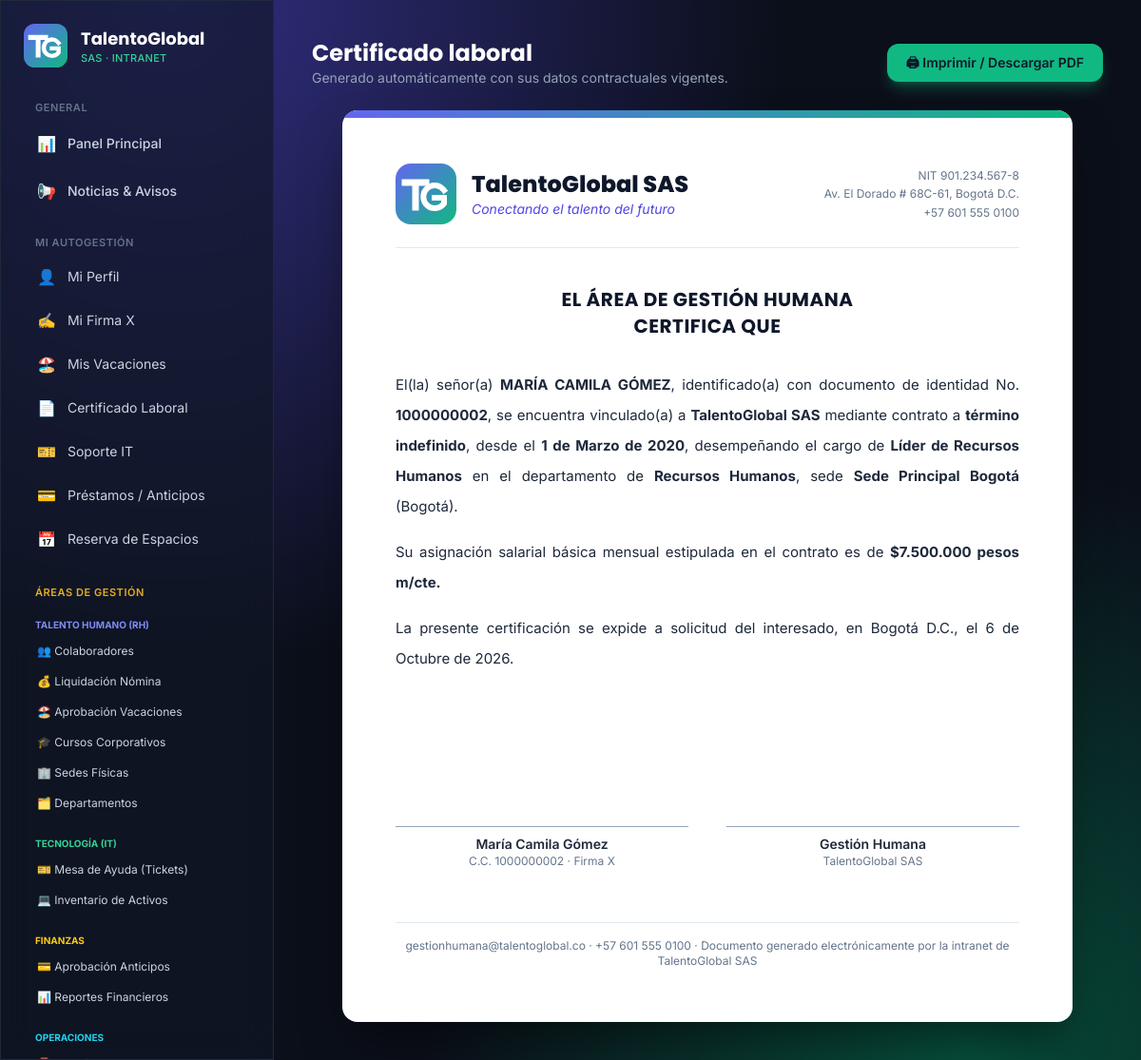
/certificado/2/ (signed in), run on the app's committed database.
### core/models.py (models this page shows, shortened)
class Empleado(models.Model):
    ROL_ADMIN = "ADMIN"
    ROL_RH = "RH"
    ROL_IT = "IT"
    ROL_FINANZAS = "FINANZAS"
    ROL_OPERACIONES = "OPERACIONES"
    ROL_EMPLEADO = "EMPLEADO"
    ROLES = [
        (ROL_ADMIN, "Superadministrador"),
        (ROL_RH, "Líder de Recursos Humanos"),
        (ROL_IT, "Líder de Tecnología (IT)"),
        (ROL_FINANZAS, "Líder Financiero"),
        (ROL_OPERACIONES, "Líder de Operaciones y Logística"),
        (ROL_EMPLEADO, "Colaborador"),
    ]
    CONTRATOS = [
        ("INDEFINIDO", "Término indefinido"),
        ("FIJO", "Término fijo"),
        ("OBRA", "Obra o labor"),
        ("APRENDIZAJE", "Aprendizaje"),
    ]
    user = models.OneToOneField(User, on_delete=models.CASCADE, related_name="empleado")
    documento = models.CharField("Documento de identidad", max_length=20, unique=True)
    cargo = models.CharField(max_length=120)
    salario_base = models.DecimalField(max_digits=12, decimal_places=2)
    fecha_ingreso = models.DateField()
    tipo_contrato = models.CharField(max_length=20, choices=CONTRATOS, default="INDEFINIDO")
    telefono = models.CharField("Teléfono", max_length=30, blank=True)
    direccion = models.CharField("Dirección", max_length=200, blank=True)
    sede = models.ForeignKey(Sede, on_delete=models.PROTECT, related_name="empleados")
    departamento = models.ForeignKey(
        Departamento, on_delete=models.PROTECT, related_name="empleados"
    )
    rol = models.CharField(max_length=12, choices=ROLES, default=ROL_EMPLEADO)
    activo = models.BooleanField(default=True)
    firma_x = models.TextField("Firma X", blank=True)
    firma_actualizada = models.DateTimeField(null=True, blank=True)
    class Meta:
        ordering = ["user__first_name", "user__last_name"]
    @property
    def nombre_completo(self):
        return self.user.get_full_name() or self.user.username

class Departamento(models.Model):
    nombre = models.CharField(max_length=120, unique=True)
    descripcion = models.TextField("Descripción", blank=True)
    class Meta:
        ordering = ["nombre"]

class Sede(models.Model):
    nombre = models.CharField(max_length=120, unique=True)
    ciudad = models.CharField(max_length=80)
    direccion = models.CharField("Dirección", max_length=200, blank=True)
    telefono = models.CharField("Teléfono", max_length=30, blank=True)
    activa = models.BooleanField(default=True)
    class Meta:
        ordering = ["nombre"]

### core/views.py (the view)
# urls.py: path("certificado/", v.certificado_laboral, name="certificado"),
@login_required
def certificado_laboral(request, pk=None):
    if pk and tiene_acceso(request.user, (RH,)):
        empleado = get_object_or_404(Empleado, pk=pk)
    else:
        empleado = get_object_or_404(Empleado, user=request.user)
    return render(request, "core/certificado_laboral.html", {
        "empleado": empleado,
        "hoy": date.today(),
    })

### core/context_processors.py (called while the page is built)
def empresa(request):
    u = request.user
    ctx = {"EMPRESA": settings.EMPRESA}
    if u.is_authenticated:
        ctx.update(
            es_admin=tiene_acceso(u, (RH,)),  # panel de RH
            es_it=tiene_acceso(u, (IT,)),
            es_fin=tiene_acceso(u, (FIN,)),
            es_ops=tiene_acceso(u, (OPS,)),
            es_lider=tiene_acceso(u, TODOS_LIDERES),
        )
    return ctx

### core/permissions.py (called while the page is built)
def rol_de(user):
    if not user.is_authenticated:
        return None
    if user.is_superuser:
        return Empleado.ROL_ADMIN
    emp = getattr(user, "empleado", None)
    if emp and emp.activo:
        return emp.rol
    return None

def tiene_acceso(user, roles):
    rol = rol_de(user)
    return rol == Empleado.ROL_ADMIN or (rol is not None and rol in roles)

### core/templatetags/formatos.py (called while the page is built)
@register.filter
def moneda(valor):
    try:
        valor = Decimal(valor)
    except Exception:
        return valor
    return "$" + f"{valor:,.0f}".replace(",", ".")

### templates/core/certificado_laboral.html (shortened to what this page needs)
{% extends "base.html" %}
{% load formatos %}
{% block content %}
<div class="no-print flex flex-wrap items-center justify-between gap-3 mb-6">
  <div>
    <h1 class="font-display text-2xl font-bold text-white">Certificado laboral</h1>
    <p class="text-sm text-slate-400">Generado automáticamente con sus datos contractuales vigentes.</p>
  </div>
  <button onclick="window.print()" class="rounded-xl bg-emerald-500 hover:bg-emerald-400 px-5 py-2.5 text-sm font-semibold text-slate-900 shadow-lg shadow-emerald-500/30">🖨 Imprimir / Descargar PDF</button>
</div>
<article class="hoja mx-auto max-w-3xl bg-white text-slate-800 rounded-2xl shadow-2xl shadow-black/50 p-10 sm:p-14 relative overflow-hidden">
  <div class="absolute top-0 inset-x-0 h-2 bg-gradient-to-r from-indigo-500 to-emerald-500"></div>
  <header class="flex items-center justify-between border-b border-slate-200 pb-6">
    <div class="flex items-center gap-4">
      {% include "core/_logo.html" with size=64 %}
      <div>
        <h2 class="font-display text-2xl font-extrabold text-slate-900">{{ EMPRESA.nombre }}</h2>
        <p class="text-sm text-indigo-600 italic">{{ EMPRESA.eslogan }}</p>
      </div>
    </div>
    <div class="text-right text-xs text-slate-500 leading-relaxed">
      NIT {{ EMPRESA.nit }}<br>{{ EMPRESA.direccion }}<br>{{ EMPRESA.telefono }}
    </div>
  </header>
  <h3 class="text-center font-display text-xl font-bold tracking-wide mt-10 mb-8 text-slate-900">EL ÁREA DE GESTIÓN HUMANA<br>CERTIFICA QUE</h3>
  <p class="leading-8 text-justify text-[15px]">
    El(la) señor(a) <strong class="uppercase">{{ empleado.nombre_completo }}</strong>, identificado(a) con documento de
    identidad No. <strong>{{ empleado.documento }}</strong>, se encuentra vinculado(a) a <strong>{{ EMPRESA.nombre }}</strong>
    mediante contrato a <strong>{{ empleado.get_tipo_contrato_display|lower }}</strong>, desde el
    <strong>{{ empleado.fecha_ingreso|date:"j \d\e F \d\e Y" }}</strong>, desempeñando el cargo de
    <strong>{{ empleado.cargo }}</strong> en el departamento de <strong>{{ empleado.departamento.nombre }}</strong>,
    sede <strong>{{ empleado.sede.nombre }}</strong> ({{ empleado.sede.ciudad }}).
  </p>
  <p class="leading-8 text-justify text-[15px] mt-4">
    Su asignación salarial básica mensual estipulada en el contrato es de
    <strong>{{ empleado.salario_base|moneda }} pesos m/cte.</strong>
  </p>
  <p class="leading-8 text-justify text-[15px] mt-4">
    La presente certificación se expide a solicitud del interesado, en Bogotá D.C., el {{ hoy|date:"j \d\e F \d\e Y" }}.
  </p>
  <div class="mt-20 grid grid-cols-2 gap-10 items-end">
    <div class="text-center">
      <div class="h-20 flex items-end justify-center">
      </div>
      <div class="border-t border-slate-400 pt-2 text-sm">
        <p class="font-semibold">{{ empleado.nombre_completo }}</p>
        <p class="text-xs text-slate-500">C.C. {{ empleado.documento }} · Firma X</p>
      </div>
    </div>
    <div class="text-center">
      <div class="h-20"></div>
      <div class="border-t border-slate-400 pt-2 text-sm">
        <p class="font-semibold">Gestión Humana</p>
        <p class="text-xs text-slate-500">{{ EMPRESA.nombre }}</p>
      </div>
    </div>
  </div>
  <footer class="mt-14 pt-4 border-t border-slate-200 text-center text-xs text-slate-500">
    {{ EMPRESA.email }} · {{ EMPRESA.telefono }} · Documento generado electrónicamente por la intranet de {{ EMPRESA.nombre }}
  </footer>
</article>
{% endblock %}

### templates/base.html (style rules this page uses)
body { background: radial-gradient(ellipse at 15% 0%, #312e81 0%, transparent 45%), radial-gradient(ellipse at 85% 100%, #064e3b 0%, transparent 40%), #0b0f19; background-attachment: fixed; }

### data on the page
Empleado: nombre_completo "MARÍA CAMILA GÓMEZ", documento "1000000002", tipo_contrato "término indefinido", fecha_ingreso "1 de Marzo de 2020", cargo "Líder de Recursos Humanos", departamento.nombre "Recursos Humanos", sede.nombre "Sede Principal Bogotá", sede.ciudad "Bogotá", salario_base|moneda "$7.500.000", nombre_completo "María Camila Gómez"

### other printed values
{{ EMPRESA.nombre }} "TalentoGlobal SAS"
{{ EMPRESA.eslogan }} "Conectando el talento del futuro"
{{ EMPRESA.nit }} "901.234.567-8"
{{ EMPRESA.direccion }} "Av. El Dorado # 68C-61, Bogotá D.C."
{{ EMPRESA.telefono }} "+57 601 555 0100"
{{ EMPRESA.email }} "gestionhumana@talentoglobal.co"
